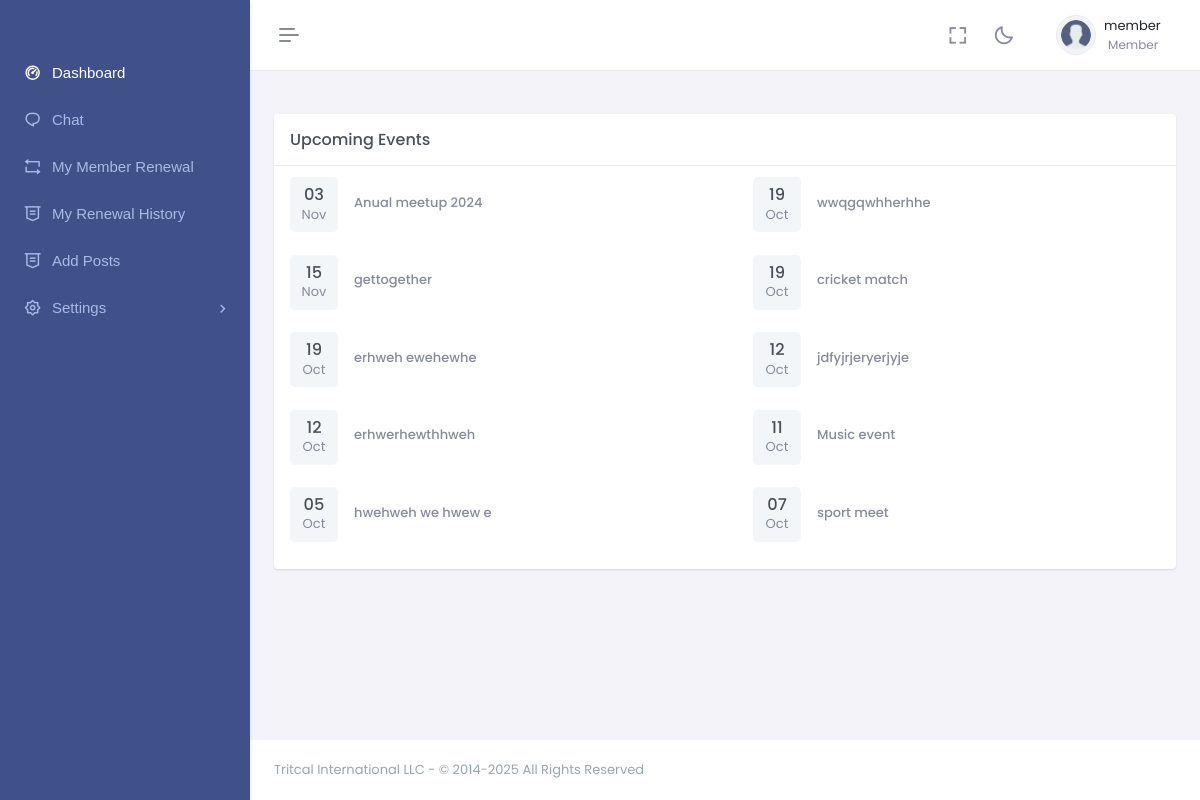
The app's page /member_dashboard.php (signed in) with its own data.
### tables this page shows
CREATE TABLE `events` (
  `event_id` int(11) NOT NULL,
  `event_title` varchar(255) NOT NULL,
  `event_date` date DEFAULT NULL,
  `event_time` time DEFAULT NULL,
  `event_location` varchar(255) NOT NULL,
  `event_description` varchar(255) DEFAULT NULL,
  `event_image` text DEFAULT NULL
);

### member_dashboard.php (the view, shortened to what this page needs)
<!doctype html>
<html lang="en" data-layout="vertical" data-topbar="light" data-sidebar="dark" data-sidebar-size="lg"
    data-sidebar-image="none" data-preloader="disable" data-theme="default" data-theme-colors="default">
<head>
    <link href="assets/libs/jsvectormap/css/jsvectormap.min.css" rel="stylesheet" type="text/css" />
    <link href="assets/libs/swiper/swiper-bundle.min.css" rel="stylesheet" type="text/css" />
    <link href="assets/css/bootstrap.min.css" rel="stylesheet" type="text/css" />
    <link href="assets/css/icons.min.css" rel="stylesheet" type="text/css" />
    <link href="assets/css/app.min.css" rel="stylesheet" type="text/css" />
    <link href="assets/css/custom.min.css" rel="stylesheet" type="text/css" />
</head>
<body>
    <div id="layout-wrapper">
        <?php include './inc/member_header.php'; ?>
        <?php include './inc/member_sidebar.php'; ?>
        <div class="main-content">
            <div class="page-content">
                <div class="container-fluid">
                    <div class="row">
                        <div class="col">
                            <div class="h-100">
                                <div class="row mb-3 pb-1">
                                </div>
                                <div class="row">
                                    <div class="col-lg-12">
                                        <div class="card card-height-100">
                                            <div class="card-header align-items-center d-flex">
                                                <h4 class="card-title mb-0 flex-grow-1">Upcoming Events</h4>
                                            </div>
                                            <div class="card-body pt-0">
                                                <?php
                                                $sql = "SELECT * FROM events ORDER BY event_id DESC LIMIT 10";
                                                $result = $conn->query($sql);
                                                $events = [];
                                                if ($result && $result->num_rows > 0) {
                                                    while ($row = $result->fetch_assoc()) {
                                                        $events[] = $row;
                                                    }
                                                }
                                                $leftColumn = array_slice($events, 0, 5);
                                                $rightColumn = array_slice($events, 5);
                                                ?>
                                                <div class="row">
                                                    <div class="col-md-6">
                                                        <ul class="list-group" >
                                                            <?php foreach ($leftColumn as $row): ?>
                                                                <a href="event_page.php?event_id=<?= base64_encode($row["event_id"]); ?>"target="_blank">
                                                                <li class="list-group-item ps-0" style="border:none">
                                                                    <div class="row align-items-center g-3">
                                                                        <div class="col-auto">
                                                                            <div
                                                                                class="avatar-sm p-1 py-2 h-auto bg-light rounded-3 material-shadow">
                                                                                <div class="text-center">
                                                                                    <?php
                                                                                    $timestamp = strtotime($row['event_date']);
                                                                                    $day = date('d', $timestamp);
                                                                                    $month = date('M', $timestamp);
                                                                                    ?>
                                                                                    <h5 class="mb-0"><?php echo $day; ?>
                                                                                    </h5>
                                                                                    <div class="text-muted">
                                                                                        <?php echo $month; ?></div>
                                                                                </div>
                                                                            </div>
                                                                        </div>
                                                                        <div class="col">
                                                                            <h6 class="mt-0 mb-1 text-muted">
                                                                                <?php echo $row['event_title']; ?></h6>
                                                                        </div>
                                                                    </div>
                                                                </li>
                                                                </a>
                                                            <?php endforeach; ?>
                                                        </ul>
                                                    </div>
                                                    <div class="col-md-6">
                                                        <ul class="list-group">
                                                            <?php foreach ($rightColumn as $row): ?>
                                                                <a href="event_page.php?event_id=<?= base64_encode($row["event_id"]); ?>"target="_blank">
                                                                <li class="list-group-item" style="border:none" >
                                                                    <div class="row align-items-center g-3"  >
                                                                        <div class="col-auto">
                                                                            <div
                                                                                class="avatar-sm p-1 py-2 h-auto bg-light rounded-3 material-shadow">
                                                                                <div class="text-center">
                                                                                    <?php
                                                                                    $timestamp = strtotime($row['event_date']);
                                                                                    $day = date('d', $timestamp);
                                                                                    $month = date('M', $timestamp);
                                                                                    ?>
                                                                                    <h5 class="mb-0"><?php echo $day; ?>
                                                                                    </h5>
                                                                                    <div class="text-muted">
                                                                                        <?php echo $month; ?></div>
                                                                                </div>
                                                                            </div>
                                                                        </div>
                                                                        <div class="col">
                                                                            <h6 class="mt-0 mb-1 text-muted">
                                                                                <?php echo $row['event_title']; ?></h6>
                                                                        </div>
                                                                    </div>
                                                                </li>
                                                                </a>
                                                            <?php endforeach; ?>
                                                        </ul>
                                                    </div>
                                                </div>
                                            </div>
                                        </div>
                                    </div>
                                </div>
                            </div>
                        </div>
                    </div>
                </div>
            </div>
            <?php include './inc/dash_footer.php'; ?>
        </div>
</body>
</html>

### records on screen
events: event_date "03", event_date "Nov", event_title "Anual meetup 2024"
events: event_date "15", event_date "Nov", event_title "gettogether"
events: event_date "19", event_date "Oct", event_title "erhweh ewehewhe"
events: event_date "12", event_date "Oct", event_title "erhwerhewthhweh"
events: event_date "05", event_date "Oct", event_title "hwehweh we hwew e"
events: event_date "19", event_date "Oct", event_title "wwqgqwhherhhe"
events: event_date "19", event_date "Oct", event_title "cricket match"
events: event_date "12", event_date "Oct", event_title "jdfyjrjeryerjyje"
events: event_date "11", event_date "Oct", event_title "Music event"
events: event_date "07", event_date "Oct", event_title "sport meet"

### other values on screen
$_SESSION['member_username'] "member"
